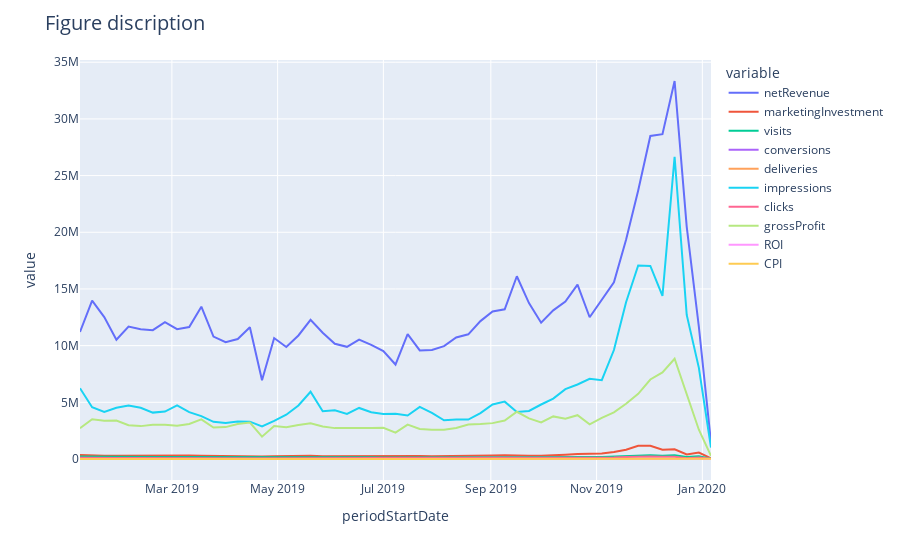

Notebook cell for this chart:
### Code cell
fig3 = group_data_w.plot()
fig3.update_layout(title_text="Figure discription", title_font=dict(size=20))
fig3.update_layout(uniformtext_minsize=16, uniformtext_mode='hide')
fig3.show()
